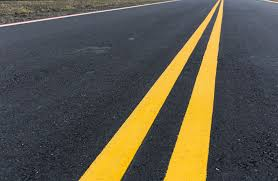
#> input picture 098.picture/Road_3.jpg, 278 x 181 px
$ python Hist_nor.py
#> lines starting #> are read from the running program, lines starting #| are printed output that depends on the picture

# -*- coding: utf-8 -*-
# !/usr/bin/env python
# @Time    : 2018/11/13 11:05
# @Author  : xhh
# @Desc    : opencv计算两个图片之间的直方图
# @File    : opencv_compare_hist.py
# @Software: PyCharm
import matplotlib.pyplot as plt
import cv2
import numpy as py

img = cv2.imread("../098.picture/Road_3.jpg")
#> img is the input picture: shape (181, 278, 3); mean B, G, R 73.5, 88.2, 92.9
img1 = cv2.imread("../098.picture/Road_3.jpg")
# 计算图img的直方图
H1 = cv2.calcHist([img], [1], None, [256],[0,256])
#> H1 = 256 values, max 1308 at index 61, min 0 at index 2, mean 196.6
H1 = cv2.normalize(H1, H1, 0, 1, cv2.NORM_MINMAX, -1) # 对图片进行归一化处理
#> H1 = 256 values, max 1 at index 61, min 0 at index 2, mean 0.15

# 计算图img2的直方图
H2 = cv2.calcHist([img1], [1], None, [256],[0,256])
#> H2 = 256 values, max 1308 at index 61, min 0 at index 2, mean 196.6
H2 = cv2.normalize(H2, H2, 0, 1, cv2.NORM_MINMAX, -1)
#> H2 has the same summary as H1

# 利用compareHist（）进行比较相似度
similarity = cv2.compareHist(H1, H2, cv2.HISTCMP_CORREL)
#> similarity = 1
print(similarity)
#| 1.0

# img和img1直方图展示
plt.subplot(2, 1,1)
plt.plot(H1)
plt.subplot(2,1,2)
plt.plot(H2)
plt.show()
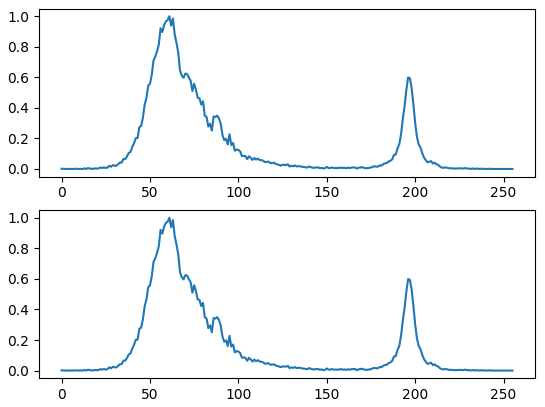
#> figure drawn by matplotlib, 2 panels; panel 1: curve peaks at x = 61, y = 1; panel 2: curve peaks at x = 61, y = 1

$ run again, with 098.picture/Road_11.jpg copied over 098.picture/Road_3.jpg
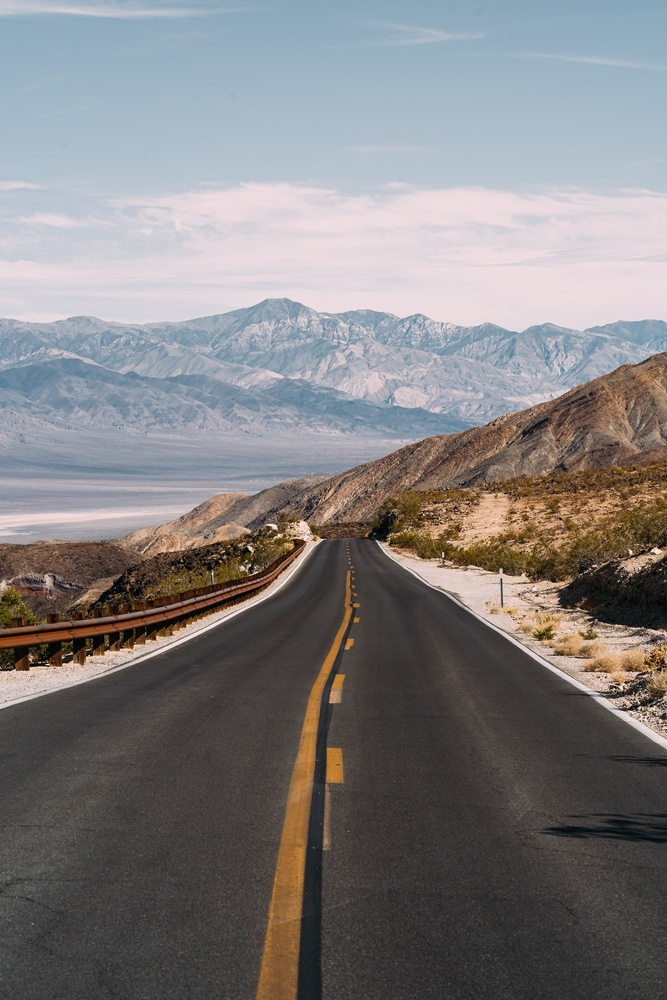
#> input picture 098.picture/Road_11.jpg, 667 x 1000 px, shrunk from 1920 x 2880 before the run
#> img is the input picture: shape (1000, 667, 3); mean B, G, R 126.7, 126.2, 128.6
#> `H1 = cv2.calcHist([img], [1], None, [256],[0,256])`: H1 = 256 values, max 11357 at index 60, min 0 at index 246, mean 2605.5
#> `H1 = cv2.normalize(H1, H1, 0, 1, cv2.NORM_MINMAX, -1)`: H1 = 256 values, max 1 at index 60, min 0 at index 246, mean 0.229
#> `H2 = cv2.calcHist([img1], [1], None, [256],[0,256])`: H2 = 256 values, max 11357 at index 60, min 0 at index 246, mean 2605.5
#> `H2 = cv2.normalize(H2, H2, 0, 1, cv2.NORM_MINMAX, -1)`: H2 has the same summary as H1
#> similarity = 1
#| 1.0
#> `plt.show()`:
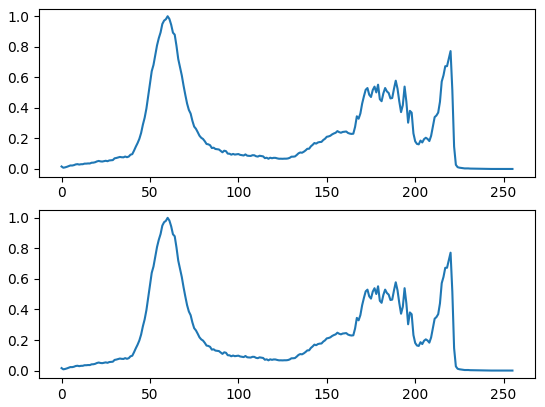
#> figure drawn by matplotlib, 2 panels; panel 1: curve peaks at x = 60, y = 1; panel 2: curve peaks at x = 60, y = 1

$ run again, with 098.picture/Road_12.jpg copied over 098.picture/Road_3.jpg
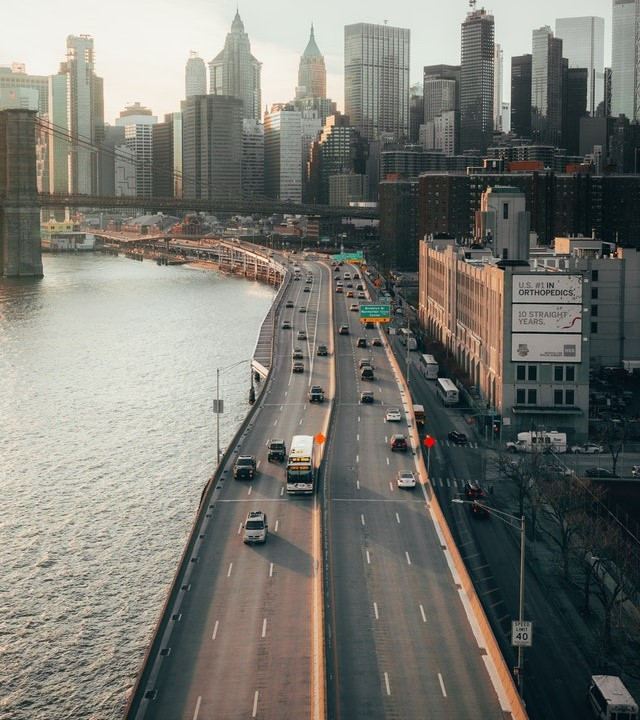
#> input picture 098.picture/Road_12.jpg, 640 x 720 px
#> img is the input picture: shape (720, 640, 3); mean B, G, R 112.9, 119.7, 119.8
#> `H1 = cv2.calcHist([img], [1], None, [256],[0,256])`: H1 = 256 values, max 4385 at index 241, min 1 at index 254, mean 1800
#> `H1 = cv2.normalize(H1, H1, 0, 1, cv2.NORM_MINMAX, -1)`: H1 = 256 values, max 1 at index 241, min 0 at index 254, mean 0.41
#> `H2 = cv2.calcHist([img1], [1], None, [256],[0,256])`: H2 = 256 values, max 4385 at index 241, min 1 at index 254, mean 1800
#> `H2 = cv2.normalize(H2, H2, 0, 1, cv2.NORM_MINMAX, -1)`: H2 has the same summary as H1
#> similarity = 1
#| 1.0
#> `plt.show()`:
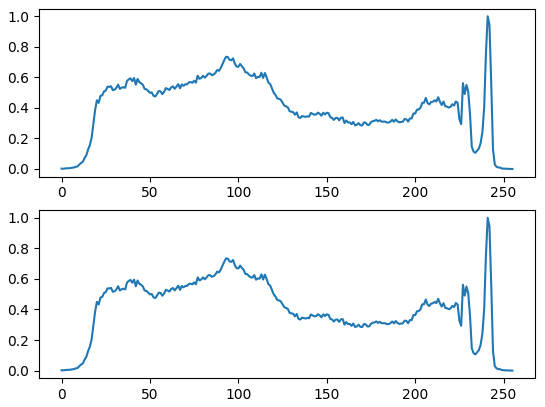
#> figure drawn by matplotlib, 2 panels; panel 1: curve peaks at x = 241, y = 1; panel 2: curve peaks at x = 241, y = 1

$ run again, with 098.picture/Road_13.jpg copied over 098.picture/Road_3.jpg
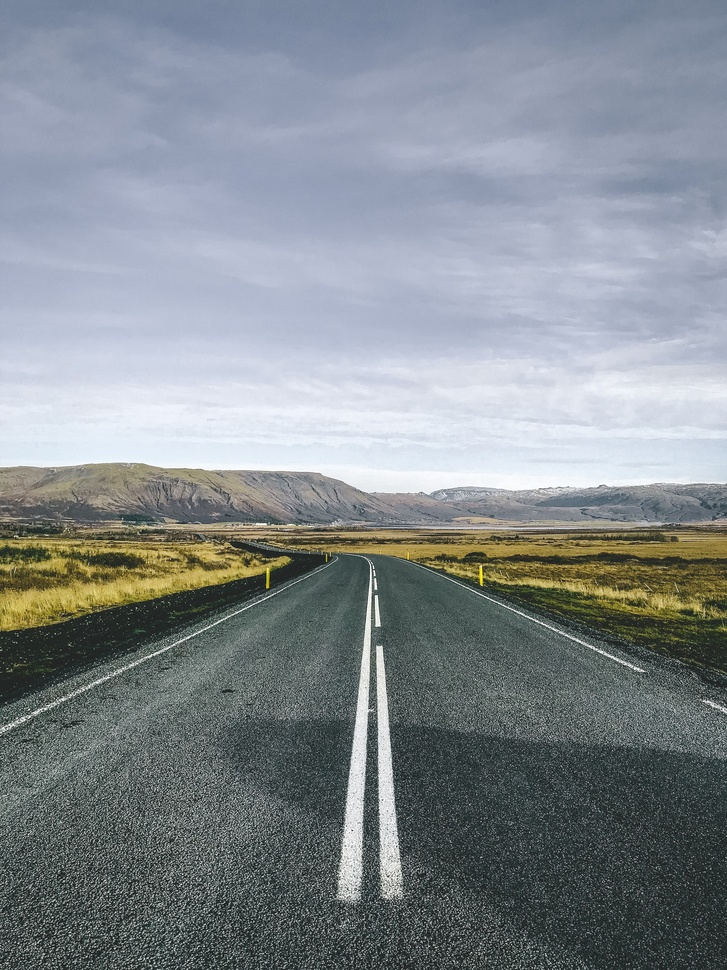
#> input picture 098.picture/Road_13.jpg, 727 x 970 px, shrunk from 1920 x 2560 before the run
#> img is the input picture: shape (970, 727, 3); mean B, G, R 143, 138.1, 131.1
#> `H1 = cv2.calcHist([img], [1], None, [256],[0,256])`: H1 = 256 values, max 7752 at index 162, min 0 at index 0, mean 2754.6
#> `H1 = cv2.normalize(H1, H1, 0, 1, cv2.NORM_MINMAX, -1)`: H1 = 256 values, max 1 at index 162, min 0 at index 0, mean 0.355
#> `H2 = cv2.calcHist([img1], [1], None, [256],[0,256])`: H2 = 256 values, max 7752 at index 162, min 0 at index 0, mean 2754.6
#> `H2 = cv2.normalize(H2, H2, 0, 1, cv2.NORM_MINMAX, -1)`: H2 has the same summary as H1
#> similarity = 1
#| 1.0
#> `plt.show()`:
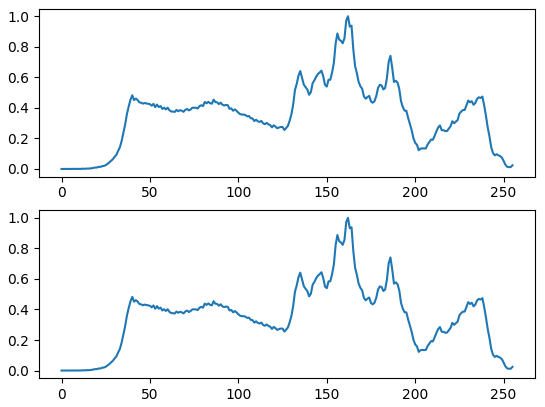
#> figure drawn by matplotlib, 2 panels; panel 1: curve peaks at x = 162, y = 1; panel 2: curve peaks at x = 162, y = 1
